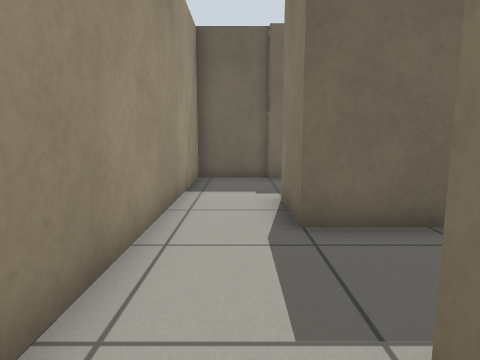
[1] (above)

18 first-person views from a walk through a world built for the Gazebo simulator. The camera is 0.72 m above the floor, tilts 8° down and sees 75° across. The floor is counted in squares, 0.5 m on a side. Each view is taken from the middle of a square. On the plan, view 1 faces up. The plan holds only what a view shows up to about 15 squares ahead; the rest is blank. The place goes on beyond the plan. Gazebo's built-in surfaces are drawn with simple patterns.

[2]
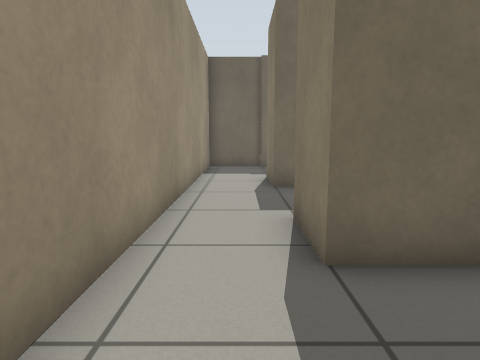

[3]
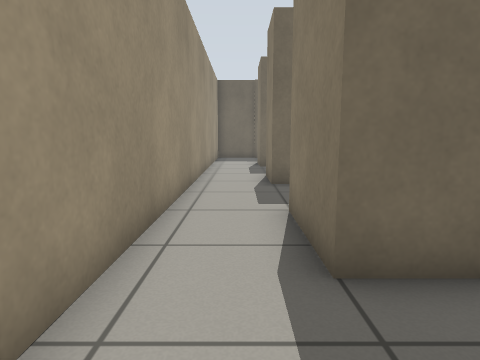

[4]
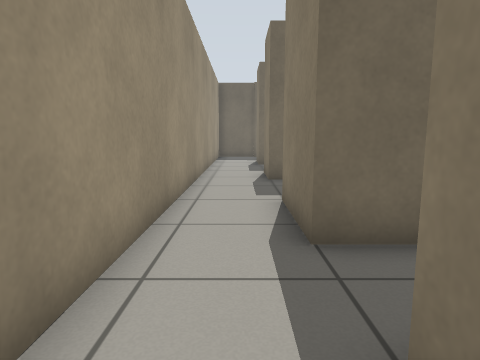

[5]
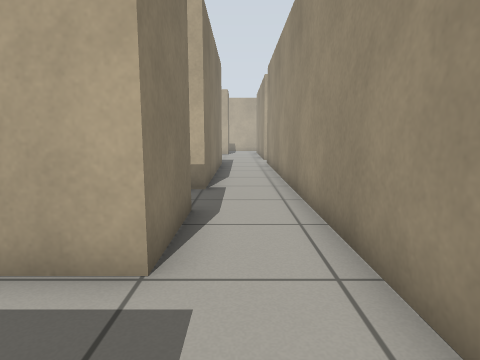

[6]
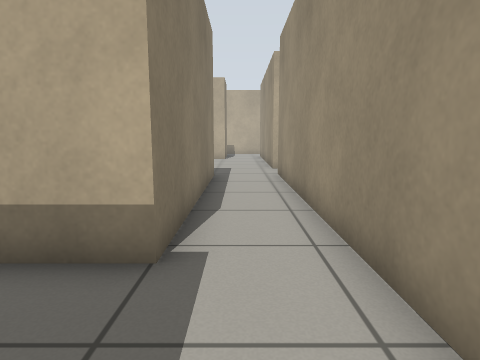

[7]
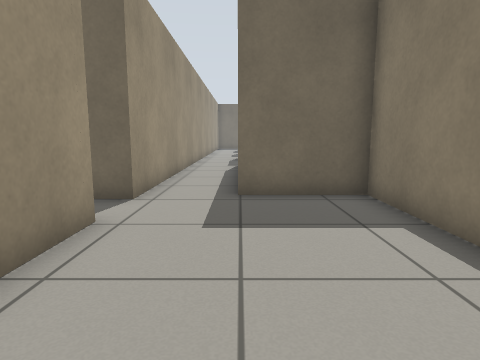

[8]
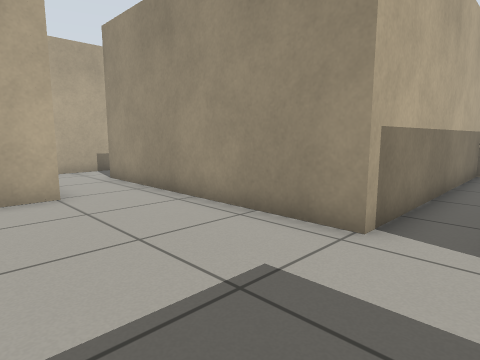

[9]
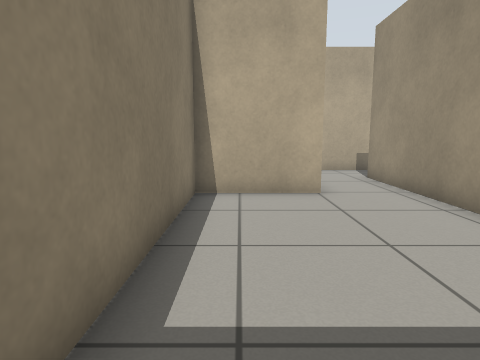

[10]
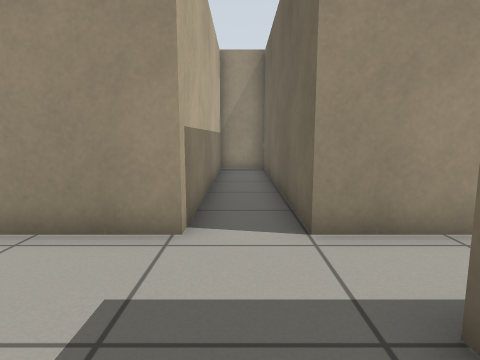

[11]
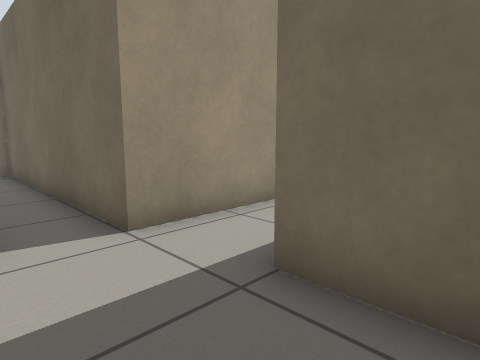

[12]
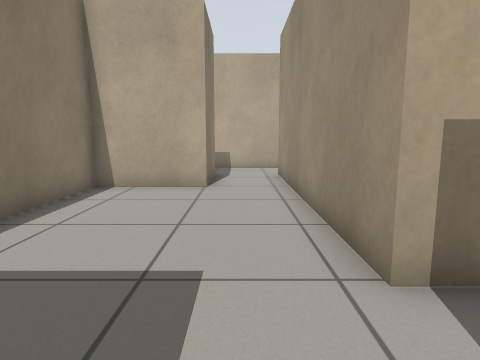

[13]
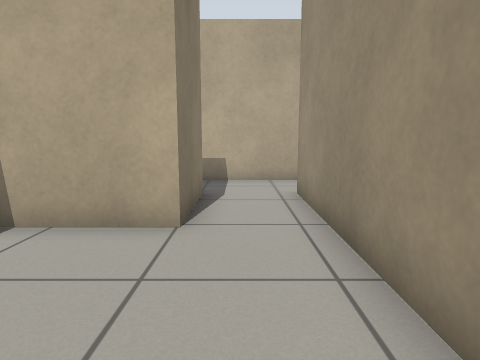

[14]
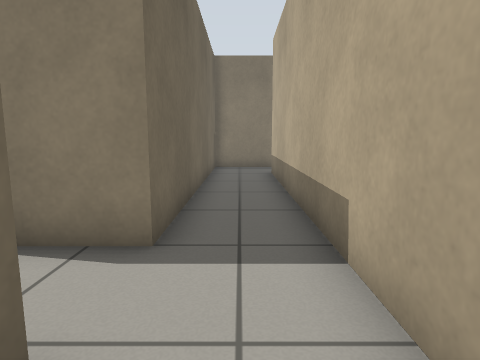

[15]
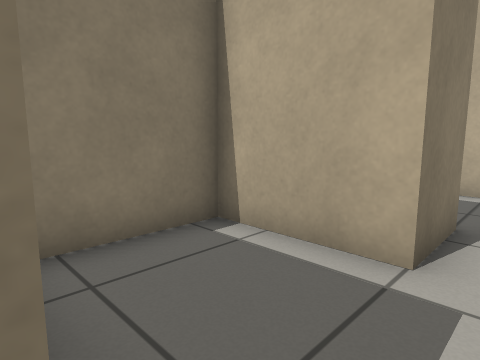

[16]
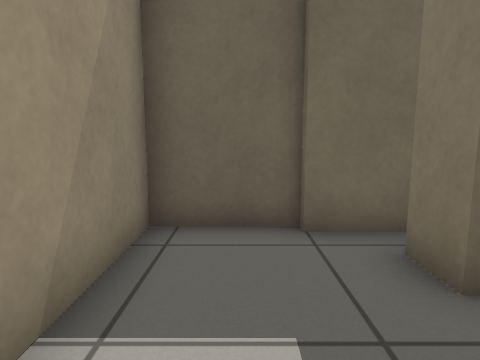

[17]
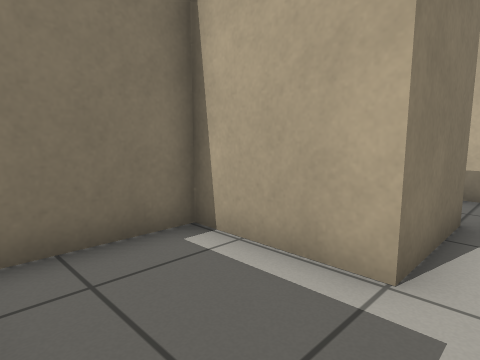

[18]
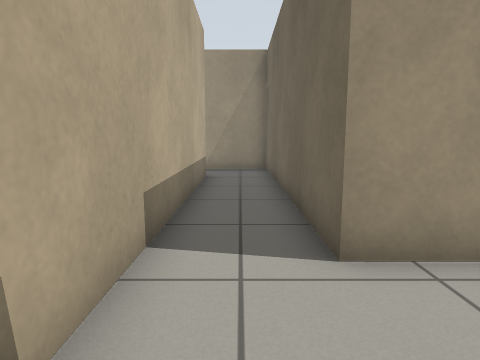

### Floor plan
Points are (right, up) in squares from view 1. A wall is a line through its corners. A room is listed if a view was taken in it or the views show most of it. See-through windows are left out.
Room 1 (views 1, 2, 5, 6, 17)
walls: (2.7, -0.7) (1, -0.7) (1, 1.4); (2.5, -7) (0.9, -7) (1, -4.1) (4.1, -4.1) (4.1, -1.4); (-1.4, 1.6) (-1.4, -8.4); (0.9, -9.4) (2.8, -9.4)
ways out: opening at (0, -8) to room 2; opening at (0, 1) to room 4
Room 2 (views 3, 4, 7, 8, 9, 10, 11, 12, 13)
walls: (0.9, -25.8) (4.1, -25.8) (4.1, -17.4) (0.9, -17.4) (0.9, -9.4); (-1.4, -8.4) (-1.4, -17.9) (-10.6, -17.9) (-10.6, -19.8) (-1.4, -19.8) (-1.4, -25.6)
ways out: opening at (0, -8) to room 1; opening at (0, -26) to room 5
Room 3 (view 14)
walls: (-9.4, -31.2) (-0.5, -31.2); (-1.4, -28.8) (-11.6, -28.8) (-11.6, -31.5)
ways out: opening at (-1, -30) to room 5
Room 4 (views 15, 16)
walls: (3.2, 4.8) (1, 4.8) (1, 7.1); (1, 1.4) (4.1, 1.4) (4.1, 4.2); (2, 8.6) (2, 9.7); (1, 10.8) (-1.4, 10.8) (-1.4, 1.6); (2.6, 10.6) (0.9, 10.6)
ways out: opening at (0, 1) to room 1
Room 5 (view 18)
walls: (-0.5, -31.2) (9.2, -31.2); (-1.4, -25.6) (-1.4, -28.8); (9.6, -28.8) (0.9, -28.8) (0.9, -25.8)
ways out: opening at (0, -26) to room 2; opening at (-1, -30) to room 3; opening at (9, -30)

Positions as (right, up) in squares from view 1, and headings:
1: (0, 0), facing up
2: (0, -4), facing up
3: (0, -10), facing up
4: (0, -11), facing up
5: (0, -1), facing down
6: (0, -6), facing down
7: (1, -25), facing up
8: (3, -18), facing down-left
9: (3, -18), facing down
10: (3, -19), facing left
11: (3, -20), facing up-left
12: (0, -17), facing down
13: (0, -21), facing down
14: (-3, -30), facing right
15: (0, 5), facing down-right
16: (0, 6), facing up
17: (0, -1), facing down-right
18: (2, -30), facing left
